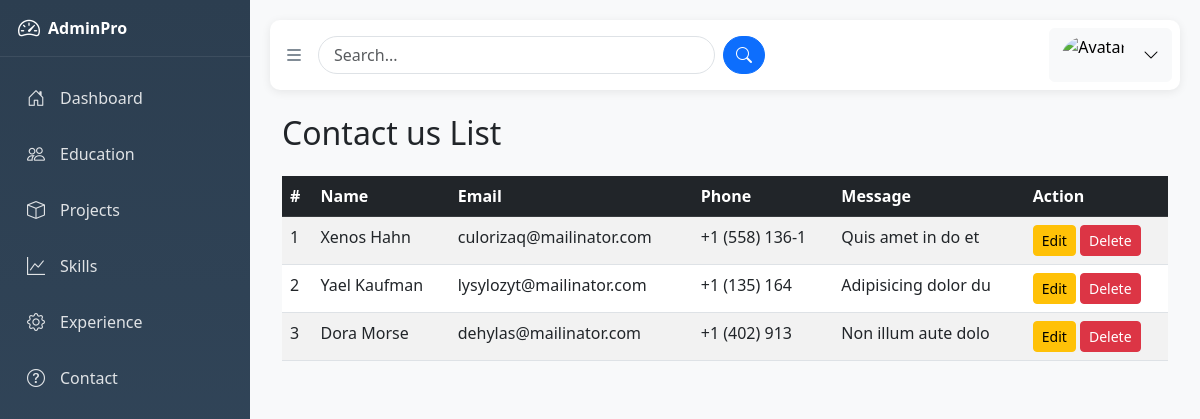
/contacts/, run on the app's committed database.
### app/models.py (models this page shows)
class contactModel(models.Model):
    name = models.CharField(max_length=100)
    email = models.EmailField()
    phone = models.CharField(max_length=20, blank=True, null=True)
    message = models.TextField()
    created_at = models.DateTimeField(auto_now_add=True)
    updated_at = models.DateTimeField(auto_now=True)

### app/views.py (the view)
# urls.py: path('contacts/', contact_list, name='contact_list'),
def contact_list(request):
    contacts = contactModel.objects.all()
    return render(request, 'backend/contact_list.html', {'contacts': contacts})

### app/templates/backend/contact_list.html
{% extends 'backend/base.html' %}
{% block content %}
<div class="container mt-4">
    <div class="d-flex justify-content-between align-items-center mb-3">
        <h2>Contact us List</h2>
    </div>
    <table class="table table-striped table-hover">
        <thead class="table-dark">
            <tr>
                <th>#</th>
                <th>Name</th>
                <th>Email</th>
                <th>Phone</th>
                <th>Message</th>
                <th>Action</th>
            </tr>
        </thead>
        <tbody>
            {% for contact in contacts %}
                <tr>
                    <td>{{ forloop.counter }}</td>
                    <td>{{ contact.name }}</td>
                    <td>{{ contact.email }}</td>
                    <td>{{ contact.phone }}</td>
                    <td>{{ contact.message }}</td>
                    <td>
                        <button class="btn btn-sm btn-warning">Edit</button>
                        <button class="btn btn-sm btn-danger"
                                onclick="return confirm('Are you sure you want to delete this contact entry?');">
                            Delete
                        </button>
                    </td>
                </tr>
            {% empty %}
                <tr>
                    <td colspan="6" class="text-center text-muted">No contact records found.</td>
                </tr>
            {% endfor %}
        </tbody>
    </table>
</div>
{% endblock %}

### app/templates/backend/base.html (style rules this page uses)
:root { --sidebar-width: 250px; --sidebar-width-collapsed: 70px; --nav-item-height: 50px; }
body { font-family: 'Segoe UI', Tahoma, Geneva, Verdana, sans-serif; background: #f8f9fa; }

### data on the page
contactModel: name "Xenos Hahn", email "culorizaq@mailinator.com", phone "+1 (558) 136-1", message "Quis amet in do et"
contactModel: name "Yael Kaufman", email "lysylozyt@mailinator.com", phone "+1 (135) 164", message "Adipisicing dolor du"
contactModel: name "Dora Morse", email "dehylas@mailinator.com", phone "+1 (402) 913", message "Non illum aute dolo"
